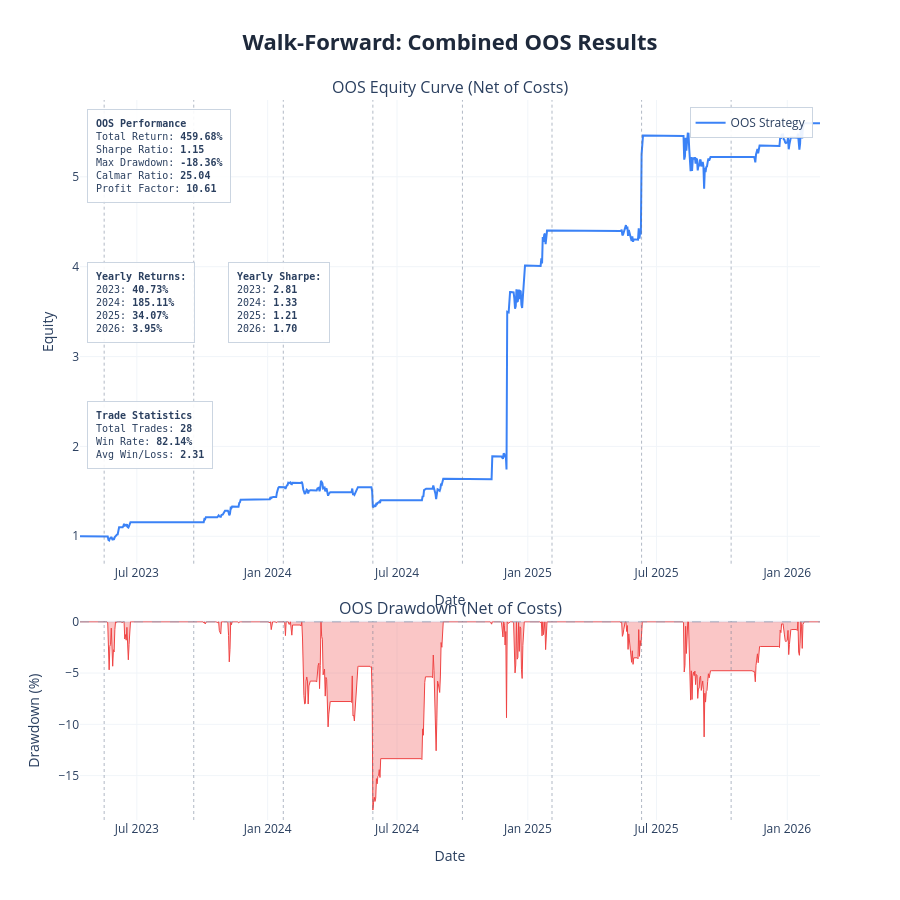

This figure's notebook cell:
### Markdown cell above
---
## Backtest

| Parameter | Options | Default |
|---|---|---|
| `cost` | Cost per trade as decimal — `0.001` = 0.1% | `0.0` |
| `show_plot` | `True` / `False` | `True` |
| `save_html` | Filename string or `None` | `None` |
| `show_trades` | Overlay entry/exit markers on price chart | `False` |
| `benchmark_data` | DataFrame with `Close` column for buy & hold comparison | same asset |

### Code cell
from wf_visualizer import plot_walk_forward_results

plot_walk_forward_results(
    results        = wf_results,
    param_defs     = param_defs,
    fixed_params   = fixed_params,
    benchmark_data = None,       # pair strategies have no single B&H benchmark
    show           = True,
    save_html_dir  = None,
    show_fold_perf = False,
    show_param_evol= False,
    show_oos_equity= True,
    show_trades    = False,
)

### Figure 1 — Plotly figure (JSON) as saved in the notebook; plotly's stock layout.template omitted (floating-point values rounded to 4 significant figures; data arrays with more than 128 entries replaced by an {"elided": "..."} marker saying what was removed)
{"data": [{"hovertemplate": "<b>OOS Strategy</b><br>Date: %{x}<br>Equity: %{y:.4f}<extra></extra>", "line": {"color": "#3b82f6", "width": 2}, "mode": "lines", "name": "OOS Strategy", "type": "scatter", "x": {"elided": "1042 str values"}, "xaxis": "x", "y": {"elided": "1042 float values"}, "yaxis": "y"}, {"fill": "tozeroy", "fillcolor": "rgba(239, 68, 68, 0.3)", "hovertemplate": "<b>Drawdown</b><br>Date: %{x}<br>%{y:.2f}%<extra></extra>", "line": {"color": "#ef4444", "width": 1}, "mode": "lines", "name": "Drawdown", "showlegend": false, "type": "scatter", "x": {"elided": "1042 str values"}, "xaxis": "x2", "y": {"elided": "1042 float values"}, "yaxis": "y2"}], "layout": {"annotations": [{"font": {"size": 16}, "showarrow": false, "text": "OOS Equity Curve (Net of Costs)", "x": 0.5, "xanchor": "center", "xref": "paper", "y": 1, "yanchor": "bottom", "yref": "paper"}, {"font": {"size": 16}, "showarrow": false, "text": "OOS Drawdown (Net of Costs)", "x": 0.5, "xanchor": "center", "xref": "paper", "y": 0.276, "yanchor": "bottom", "yref": "paper"}, {"align": "left", "bgcolor": "rgba(255, 255, 255, 0.9)", "bordercolor": "#cbd5e1", "borderpad": 8, "borderwidth": 1, "font": {"family": "monospace", "size": 10}, "showarrow": false, "text": "<b>OOS Performance</b><br>Total Return: <b>459.68%</b><br>Sharpe Ratio: <b>1.15</b><br>Max Drawdown: <b>-18.36%</b><br>Calmar Ratio: <b>25.04</b><br>Profit Factor: <b>10.61</b>", "x": 0.01, "xanchor": "left", "xref": "x domain", "y": 0.98, "yanchor": "top", "yref": "y domain"}, {"align": "left", "bgcolor": "rgba(255, 255, 255, 0.9)", "bordercolor": "#cbd5e1", "borderpad": 8, "borderwidth": 1, "font": {"family": "monospace", "size": 10}, "showarrow": false, "text": "<b>Yearly Returns:</b><br>2023: <b>40.73%</b><br>2024: <b>185.11%</b><br>2025: <b>34.07%</b><br>2026: <b>3.95%</b><br>", "x": 0.01, "xanchor": "left", "xref": "x domain", "y": 0.65, "yanchor": "top", "yref": "y domain"}, {"align": "left", "bgcolor": "rgba(255, 255, 255, 0.9)", "bordercolor": "#cbd5e1", "borderpad": 8, "borderwidth": 1, "font": {"family": "monospace", "size": 10}, "showarrow": false, "text": "<b>Yearly Sharpe:</b><br>2023: <b>2.81</b><br>2024: <b>1.33</b><br>2025: <b>1.21</b><br>2026: <b>1.70</b><br>", "x": 0.2, "xanchor": "left", "xref": "x domain", "y": 0.65, "yanchor": "top", "yref": "y domain"}, {"align": "left", "bgcolor": "rgba(255, 255, 255, 0.9)", "bordercolor": "#cbd5e1", "borderpad": 8, "borderwidth": 1, "font": {"family": "monospace", "size": 10}, "showarrow": false, "text": "<b>Trade Statistics</b><br>Total Trades: <b>28</b><br>Win Rate: <b>82.14%</b><br>Avg Win/Loss: <b>2.31</b>", "x": 0.01, "xanchor": "left", "xref": "x domain", "y": 0.35, "yanchor": "top", "yref": "y domain"}], "height": 900, "hovermode": "x unified", "legend": {"bgcolor": "rgba(255, 255, 255, 0.9)", "bordercolor": "#cbd5e1", "borderwidth": 1, "x": 0.99, "xanchor": "right", "y": 0.99, "yanchor": "top"}, "shapes": [{"line": {"color": "#94a3b8", "dash": "dash", "width": 1}, "type": "line", "x0": 0, "x1": 1, "xref": "x2 domain", "y0": 0, "y1": 0, "yref": "y2"}, {"line": {"color": "rgba(100,116,139,0.5)", "dash": "dot", "width": 1}, "type": "line", "x0": "2023-05-16 00:00:00", "x1": "2023-05-16 00:00:00", "xref": "x", "y0": 0, "y1": 1, "yref": "y domain"}, {"line": {"color": "rgba(100,116,139,0.5)", "dash": "dot", "width": 1}, "type": "line", "x0": "2023-05-16 00:00:00", "x1": "2023-05-16 00:00:00", "xref": "x2", "y0": 0, "y1": 1, "yref": "y2 domain"}, {"line": {"color": "rgba(100,116,139,0.5)", "dash": "dot", "width": 1}, "type": "line", "x0": "2023-09-19 00:00:00", "x1": "2023-09-19 00:00:00", "xref": "x", "y0": 0, "y1": 1, "yref": "y domain"}, {"line": {"color": "rgba(100,116,139,0.5)", "dash": "dot", "width": 1}, "type": "line", "x0": "2023-09-19 00:00:00", "x1": "2023-09-19 00:00:00", "xref": "x2", "y0": 0, "y1": 1, "yref": "y2 domain"}, {"line": {"color": "rgba(100,116,139,0.5)", "dash": "dot", "width": 1}, "type": "line", "x0": "2024-01-23 00:00:00", "x1": "2024-01-23 00:00:00", "xref": "x", "y0": 0, "y1": 1, "yref": "y domain"}, {"line": {"color": "rgba(100,116,139,0.5)", "dash": "dot", "width": 1}, "type": "line", "x0": "2024-01-23 00:00:00", "x1": "2024-01-23 00:00:00", "xref": "x2", "y0": 0, "y1": 1, "yref": "y2 domain"}, {"line": {"color": "rgba(100,116,139,0.5)", "dash": "dot", "width": 1}, "type": "line", "x0": "2024-05-28 00:00:00", "x1": "2024-05-28 00:00:00", "xref": "x", "y0": 0, "y1": 1, "yref": "y domain"}, {"line": {"color": "rgba(100,116,139,0.5)", "dash": "dot", "width": 1}, "type": "line", "x0": "2024-05-28 00:00:00", "x1": "2024-05-28 00:00:00", "xref": "x2", "y0": 0, "y1": 1, "yref": "y2 domain"}, {"line": {"color": "rgba(100,116,139,0.5)", "dash": "dot", "width": 1}, "type": "line", "x0": "2024-10-01 00:00:00", "x1": "2024-10-01 00:00:00", "xref": "x", "y0": 0, "y1": 1, "yref": "y domain"}, {"line": {"color": "rgba(100,116,139,0.5)", "dash": "dot", "width": 1}, "type": "line", "x0": "2024-10-01 00:00:00", "x1": "2024-10-01 00:00:00", "xref": "x2", "y0": 0, "y1": 1, "yref": "y2 domain"}, {"line": {"color": "rgba(100,116,139,0.5)", "dash": "dot", "width": 1}, "type": "line", "x0": "2025-02-04 00:00:00", "x1": "2025-02-04 00:00:00", "xref": "x", "y0": 0, "y1": 1, "yref": "y domain"}, {"line": {"color": "rgba(100,116,139,0.5)", "dash": "dot", "width": 1}, "type": "line", "x0": "2025-02-04 00:00:00", "x1": "2025-02-04 00:00:00", "xref": "x2", "y0": 0, "y1": 1, "yref": "y2 domain"}, {"line": {"color": "rgba(100,116,139,0.5)", "dash": "dot", "width": 1}, "type": "line", "x0": "2025-06-10 00:00:00", "x1": "2025-06-10 00:00:00", "xref": "x", "y0": 0, "y1": 1, "yref": "y domain"}, {"line": {"color": "rgba(100,116,139,0.5)", "dash": "dot", "width": 1}, "type": "line", "x0": "2025-06-10 00:00:00", "x1": "2025-06-10 00:00:00", "xref": "x2", "y0": 0, "y1": 1, "yref": "y2 domain"}, {"line": {"color": "rgba(100,116,139,0.5)", "dash": "dot", "width": 1}, "type": "line", "x0": "2025-10-14 00:00:00", "x1": "2025-10-14 00:00:00", "xref": "x", "y0": 0, "y1": 1, "yref": "y domain"}, {"line": {"color": "rgba(100,116,139,0.5)", "dash": "dot", "width": 1}, "type": "line", "x0": "2025-10-14 00:00:00", "x1": "2025-10-14 00:00:00", "xref": "x2", "y0": 0, "y1": 1, "yref": "y2 domain"}], "showlegend": true, "title": {"font": {"color": "#1E293B", "size": 22}, "text": "<b>Walk-Forward: Combined OOS Results</b>", "x": 0.5, "xanchor": "center"}, "xaxis": {"anchor": "y", "domain": [0, 1], "gridcolor": "#f1f5f9", "gridwidth": 1, "showgrid": true, "title": {"text": "Date"}}, "xaxis2": {"anchor": "y2", "domain": [0, 1], "gridcolor": "#f1f5f9", "gridwidth": 1, "showgrid": true, "title": {"text": "Date"}}, "yaxis": {"anchor": "x", "domain": [0.356, 1], "gridcolor": "#f1f5f9", "gridwidth": 1, "showgrid": true, "title": {"text": "Equity"}}, "yaxis2": {"anchor": "x2", "domain": [0, 0.276], "gridcolor": "#f1f5f9", "gridwidth": 1, "showgrid": true, "title": {"text": "Drawdown (%)"}}}}
